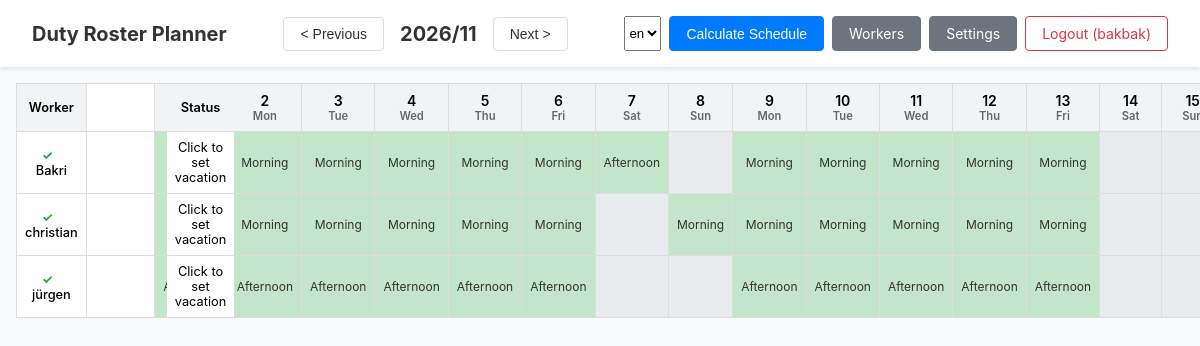
/ (signed in), run on the app's committed database.
### tables this page shows
CREATE TABLE workers (
                id INTEGER PRIMARY KEY AUTOINCREMENT,
                name TEXT NOT NULL,
                shift_preference TEXT,
                work_days_per_month INTEGER DEFAULT 20,
                category_id INTEGER,
                on_vacation INTEGER DEFAULT 0,
                vacation_start DATE,
                vacation_end DATE,
                created_at TIMESTAMP DEFAULT CURRENT_TIMESTAMP,
                FOREIGN KEY (category_id) REFERENCES categories(id)
            );

CREATE TABLE shifts (
                id INTEGER PRIMARY KEY AUTOINCREMENT,
                name TEXT NOT NULL,
                start_time TEXT NOT NULL,
                end_time TEXT NOT NULL,
                is_active INTEGER DEFAULT 1
            );

CREATE TABLE schedule (
                id INTEGER PRIMARY KEY AUTOINCREMENT,
                worker_id INTEGER NOT NULL,
                date DATE NOT NULL,
                shift_id INTEGER,
                status TEXT DEFAULT 'working',
                user_override INTEGER DEFAULT 0,
                UNIQUE(worker_id, date),
                FOREIGN KEY (worker_id) REFERENCES workers(id),
                FOREIGN KEY (shift_id) REFERENCES shifts(id)
            );

### app.py (the view)
@app.route('/')
@login_required
def roster():
    year = request.args.get('year', date.today().year, type=int)
    month = request.args.get('month', date.today().month, type=int)
    workers = db.get_workers()
    schedule = db.get_schedule(year, month)
    shifts = db.get_shifts()
    validation = scheduler.validate_schedule(year, month)
    _, days_in_month = calendar.monthrange(year, month)
    return render_template('roster.html',
                           workers=workers,
                           schedule=schedule,
                           year=year,
                           month=month,
                           validation=validation,
                           days_in_month=days_in_month,
                           shifts=shifts,
                           languages=SUPPORTED_LANGUAGES,
                           today=date.today())

### app.py (called while the page is built)
def get_weekday(year, month, day):
    return calendar.day_abbr[date(year, month, day).weekday()]

def get_cell(worker, day, year, month, schedule):
    worker_schedule = schedule.get(worker['id'], {})
    date_str = date(year, month, day).isoformat()
    return worker_schedule.get(date_str)

def get_cell_status(worker, day, year, month, schedule):
    cell = get_cell(worker, day, year, month, schedule)
    if cell:
        return cell['status']
    if scheduler.is_vacation_day(worker, date(year, month, day)):
        return 'vacation'
    return ''

def login_required(f):
    @wraps(f)
    def decorated(*args, **kwargs):
        if 'user_id' not in session:
            return redirect(url_for('login'))
        return f(*args, **kwargs)
    return decorated

### database.py (called while the page is built)
    def get_workers(self) -> List[Dict]:
        cursor = self.conn.cursor()
        cursor.execute('''
            SELECT w.*, c.name as category_name, c.hours_per_week
            FROM workers w
            LEFT JOIN categories c ON w.category_id = c.id
            ORDER BY w.name
        ''')
        return [dict(row) for row in cursor.fetchall()]

    def get_shifts(self) -> List[Dict]:
        cursor = self.conn.cursor()
        cursor.execute("SELECT * FROM shifts WHERE is_active = 1 ORDER BY start_time")
        return [dict(row) for row in cursor.fetchall()]

### scheduler.py (called while the page is built)
    def get_days_in_month(self, year: int, month: int) -> List[date]:
        if month == 12:
            next_month = date(year + 1, 1, 1)
        else:
            next_month = date(year, month + 1, 1)
        start = date(year, month, 1)
        end = next_month - timedelta(days=1)
        days = []
        current = start
        while current <= end:
            days.append(current)
            current += timedelta(days=1)
        return days

### templates/roster.html (shortened to what this page needs)
<!DOCTYPE html>
<html lang="en">
<head>
    <link rel="stylesheet" href="{{ url_for('static', filename='css/roster.css') }}">
</head>
<body>
    <header>
        <div class="header-left">
            <h1>Duty Roster Planner</h1>
        </div>
        <div class="header-center">
            <button onclick="prevMonth()" class="btn">&lt; Previous</button>
            <span class="month-label" id="monthLabel">{{ year }}/{{ month }}</span>
            <button onclick="nextMonth()" class="btn">Next &gt;</button>
        </div>
        <div class="header-right">
            <select onchange="change_language(this.value)">
                {% for language in languages %}
                    <option value="{{ language }}" {% if session.language == language %} selected {% endif %}>{{ language }}</option>
                {% endfor %}
            </select>
            <button onclick="calculateSchedule()" class="btn btn-primary">Calculate Schedule</button>
            <a href="{{ url_for('workers') }}" class="btn btn-secondary">Workers</a>
            <a href="{{ url_for('settings') }}" class="btn btn-secondary">Settings</a>
            <a href="{{ url_for('logout') }}" class="btn btn-logout">Logout ({{ session.username }})</a>
        </div>
    </header>
    <main class="roster-container">
        <div class="roster-table-wrapper">
            <table class="roster-table" id="rosterTable">
                <thead>
                    <tr>
                        <th class="worker-name-header">Worker</th>
                        <th class="status-header">Status</th>
                        {% for day in range(1, days_in_month + 1) %}
                        <th class="day-header" data-day="{{ day }}">
                            <span class="day-number">{{ day }}</span>
                            <span class="day-weekday">{{ get_weekday(year, month, day) }}</span>
                        </th>
                        {% endfor %}
                    </tr>
                </thead>
                <tbody>
                    {% for worker in workers %}
                    <tr class="worker-row" data-worker-id="{{ worker.id }}">
                        <td class="worker-name">
                            <span class="worker-icon">
                                {% if validation[worker.id]['status'] == 'ok' %}
                                <span class="icon-check" title="Schedule OK">✓</span>
                                {% elif validation[worker.id]['unassigned_days'] > 0 %}
                                <span class="icon-error" title="{{ validation[worker.id]['unassigned_days'] }} days unassigned">✗</span>
                                {% endif %}
                            </span>
                            {{ worker.name }}
                        </td>
                        <td class="status-cell">
                            {% if worker.on_vacation %}
                            <span class="badge badge-vacation" onclick="openVacationModal({{ worker.id }}, true)" style="cursor: pointer;">Vacation</span>
                            {% else %}
                            <span onclick="openVacationModal({{ worker.id }}, false)" style="cursor: pointer;">Click to set vacation</span>
                            {% endif %}
                        </td>
                        {% for day in range(1, days_in_month + 1) %}
                        <td class="schedule-cell status-{{ get_cell_status(worker, day, year, month, schedule) }}"
                            data-worker-id="{{ worker.id }}"
                            data-day="{{ day }}"
                            onclick="editCell(this)"
                            oncontextmenu="event.preventDefault(); openVacationModal({{ worker.id }}, false)">
                            {% set cell = get_cell(worker, day, year, month, schedule) %}
                            {% if cell and cell.shift_name %}
                            <span class="shift-label">{{ cell.shift_name }}</span>
                            {% endif %}
                        </td>
                        {% endfor %}
                    </tr>
                    {% endfor %}
                </tbody>
            </table>
        </div>
    </main>
</body>
</html>

### static/css/roster.css (style rules this page uses)
body { font-family: -apple-system, BlinkMacSystemFont, 'Segoe UI', Roboto, sans-serif; background: #f8f9fa; margin: 0; padding: 0; }
header { background: #fff; padding: 1rem 2rem; display: flex; justify-content: space-between; align-items: center; box-shadow: 0 2px 4px rgba(0,0,0,0.1); position: sticky; top: 0; z-index: 100; }
.header-left h1 { margin: 0; color: #333; font-size: 1.25rem; }
.header-center { display: flex; align-items: center; gap: 1rem; }
.month-label { font-size: 1.25rem; font-weight: bold; color: #333; }
.header-right { display: flex; gap: 0.5rem; }
.btn { padding: 0.5rem 1rem; border: 1px solid #ddd; background: #fff; color: #333; border-radius: 4px; cursor: pointer; font-size: 0.875rem; text-decoration: none; display: inline-block; }
.btn-primary { background: #007bff; color: white; border-color: #007bff; }
.btn-secondary { background: #6c757d; color: white; border-color: #6c757d; }
.btn-logout { color: #dc3545; border-color: #dc3545; }
.roster-container { padding: 1rem; overflow-x: auto; }
.roster-table { width: 100%; border-collapse: collapse; background: #fff; }
.roster-table th, .roster-table td { border: 1px solid #ddd; padding: 0.5rem; text-align: center; font-size: 0.8rem; }
.roster-table th { background: #f1f3f5; font-weight: 600; }
.worker-name-header, .status-header { position: sticky; left: 0; background: #f1f3f5; z-index: 10; }
.worker-name-header { left: 0; }
.status-header { left: 150px; }
.worker-name { position: sticky; left: 0; background: #fff; font-weight: 500; text-align: left; padding-left: 1rem; z-index: 5; }
.worker-icon { margin-right: 0.5rem; }
.icon-check { color: #28a745; font-weight: bold; }
.day-header { min-width: 45px; }
.day-number { display: block; font-size: 0.875rem; }
.day-weekday { display: block; font-size: 0.7rem; color: #666; }
.schedule-cell { cursor: pointer; height: 35px; }
.schedule-cell.status-off { background: #e9ecef; }
.schedule-cell.status-working { background: #c3e6cb; }
.shift-label { font-size: 0.75rem; color: #333; }
.status-cell { position: sticky; left: 150px; background: #fff; z-index: 5; font-size: 0.75rem; }

### data on the page
workers: name "Bakri"
shifts: shift_name "Morning" "Morning" "Morning" "Morning" "Morning" "Morning" "Morning" "Morning" "Morning" "Morning" "Morning" "Morning" "Morning" "Morning" "Morning" "Morning" "Morning" "Morning" "Morning" "Morning" "Morning"
shifts: shift_name "Afternoon" "Afternoon" "Afternoon" "Afternoon" "Afternoon" "Afternoon" "Afternoon" "Afternoon" "Afternoon" "Afternoon" "Afternoon"
workers: name "christian"
workers: name "jürgen"

### other printed values
{{ year }} "2026"
{{ month }} "11"
{{ session.username }} "bakbak"
{{ day }} "2" "3" "4" "5" "6" "7" "8" "9" "10" "11" "12" "13" "14" "15"
{{ get_weekday(year, month, day) }} "Mon" "Tue" "Wed" "Thu" "Fri" "Sat" "Sun" "Mon" "Tue" "Wed" "Thu" "Fri" "Sat"
form field value "en"
